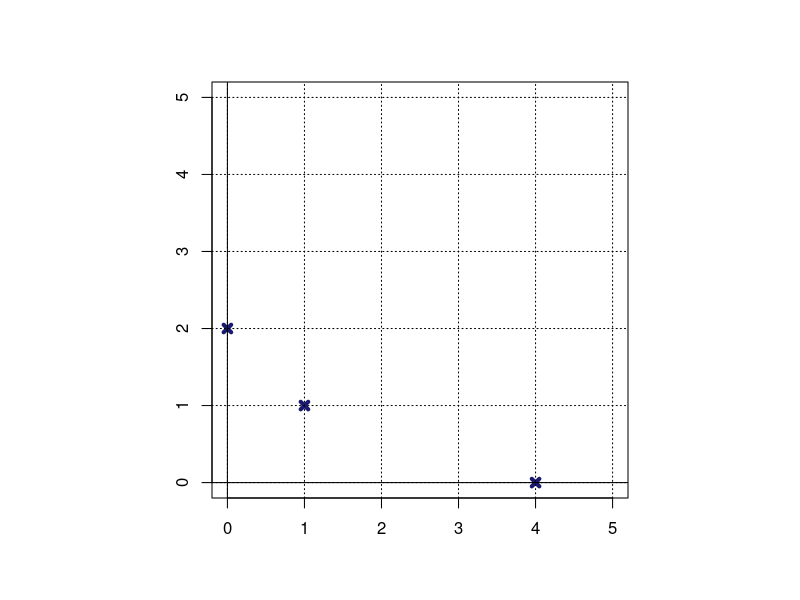

R code for this plot: (Note: this script raises an error after producing the figure.)
plot.new()
par(pty="s")
par(mfrow = c(1,1))

plot(c(4,0,1),c(0,2,1), col="midnightblue",main="",xlab="",ylab="",asp=1,xlim=c(0,5),ylim=c(0,5) , pch=4,lwd=4)

grid(col="black")
abline(h=0,col="black")
abline(v=0,col="black")

X<-matrix(c(1,4,1,0,1,1),byrow=T,nrow=3)
b<-ginv(X)%*%c(0,2,1)

abline(coef=b,col="Red",lwd=2)